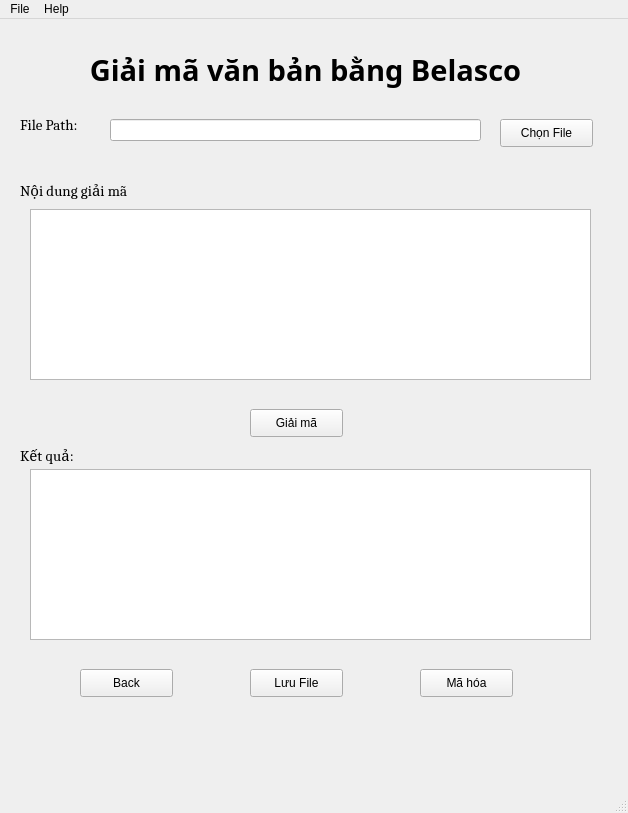
<?xml version="1.0" encoding="UTF-8"?>
<ui version="4.0">
 <class>MainWindow</class>
 <widget class="QMainWindow" name="MainWindow">
  <property name="geometry">
   <rect>
    <x>0</x>
    <y>0</y>
    <width>628</width>
    <height>813</height>
   </rect>
  </property>
  <property name="windowTitle">
   <string>MainWindow</string>
  </property>
  <widget class="QWidget" name="centralwidget">
   <widget class="QPushButton" name="btnMaHoaBelasco">
    <property name="geometry">
     <rect>
      <x>420</x>
      <y>650</y>
      <width>93</width>
      <height>28</height>
     </rect>
    </property>
    <property name="font">
     <font>
      <pointsize>9</pointsize>
     </font>
    </property>
    <property name="text">
     <string>Mã hóa</string>
    </property>
   </widget>
   <widget class="QPushButton" name="btnGiaiMaBelasco">
    <property name="geometry">
     <rect>
      <x>250</x>
      <y>390</y>
      <width>93</width>
      <height>28</height>
     </rect>
    </property>
    <property name="font">
     <font>
      <pointsize>9</pointsize>
     </font>
    </property>
    <property name="text">
     <string>Giải mã</string>
    </property>
   </widget>
   <widget class="QLineEdit" name="EdtPath">
    <property name="geometry">
     <rect>
      <x>110</x>
      <y>100</y>
      <width>371</width>
      <height>22</height>
     </rect>
    </property>
   </widget>
   <widget class="QTextEdit" name="result">
    <property name="geometry">
     <rect>
      <x>30</x>
      <y>450</y>
      <width>561</width>
      <height>171</height>
     </rect>
    </property>
   </widget>
   <widget class="QPushButton" name="btnBack">
    <property name="geometry">
     <rect>
      <x>80</x>
      <y>650</y>
      <width>93</width>
      <height>28</height>
     </rect>
    </property>
    <property name="font">
     <font>
      <pointsize>9</pointsize>
     </font>
    </property>
    <property name="text">
     <string>Back</string>
    </property>
   </widget>
   <widget class="QPushButton" name="btnSave">
    <property name="geometry">
     <rect>
      <x>250</x>
      <y>650</y>
      <width>93</width>
      <height>28</height>
     </rect>
    </property>
    <property name="font">
     <font>
      <pointsize>9</pointsize>
     </font>
    </property>
    <property name="text">
     <string>Lưu File</string>
    </property>
   </widget>
   <widget class="QPushButton" name="btnChonFile">
    <property name="geometry">
     <rect>
      <x>500</x>
      <y>100</y>
      <width>93</width>
      <height>28</height>
     </rect>
    </property>
    <property name="font">
     <font>
      <pointsize>9</pointsize>
     </font>
    </property>
    <property name="text">
     <string>Chọn File</string>
    </property>
   </widget>
   <widget class="QLabel" name="label_3">
    <property name="geometry">
     <rect>
      <x>20</x>
      <y>150</y>
      <width>171</width>
      <height>41</height>
     </rect>
    </property>
    <property name="font">
     <font>
      <family>Cambria</family>
      <pointsize>11</pointsize>
      <weight>50</weight>
      <bold>false</bold>
     </font>
    </property>
    <property name="text">
     <string>Nội dung giải mã</string>
    </property>
   </widget>
   <widget class="QLabel" name="label_4">
    <property name="geometry">
     <rect>
      <x>20</x>
      <y>420</y>
      <width>141</width>
      <height>31</height>
     </rect>
    </property>
    <property name="font">
     <font>
      <family>Cambria</family>
      <pointsize>11</pointsize>
      <weight>50</weight>
      <bold>false</bold>
     </font>
    </property>
    <property name="text">
     <string>Kết quả:</string>
    </property>
   </widget>
   <widget class="QLabel" name="label">
    <property name="geometry">
     <rect>
      <x>30</x>
      <y>0</y>
      <width>551</width>
      <height>101</height>
     </rect>
    </property>
    <property name="font">
     <font>
      <family>Sitka Heading Semibold</family>
      <pointsize>22</pointsize>
      <weight>75</weight>
      <bold>true</bold>
     </font>
    </property>
    <property name="text">
     <string>Giải mã văn bản bằng Belasco</string>
    </property>
    <property name="alignment">
     <set>Qt::AlignCenter</set>
    </property>
   </widget>
   <widget class="QTextEdit" name="input">
    <property name="geometry">
     <rect>
      <x>30</x>
      <y>190</y>
      <width>561</width>
      <height>171</height>
     </rect>
    </property>
   </widget>
   <widget class="QLabel" name="label_2">
    <property name="geometry">
     <rect>
      <x>20</x>
      <y>90</y>
      <width>81</width>
      <height>31</height>
     </rect>
    </property>
    <property name="font">
     <font>
      <family>Cambria</family>
      <pointsize>11</pointsize>
      <weight>50</weight>
      <bold>false</bold>
     </font>
    </property>
    <property name="text">
     <string>File Path:</string>
    </property>
   </widget>
  </widget>
  <widget class="QMenuBar" name="menubar">
   <property name="geometry">
    <rect>
     <x>0</x>
     <y>0</y>
     <width>628</width>
     <height>26</height>
    </rect>
   </property>
   <widget class="QMenu" name="menuFile">
    <property name="title">
     <string>File</string>
    </property>
    <addaction name="actionOpen_File"/>
    <addaction name="actionSave_File"/>
    <addaction name="separator"/>
    <addaction name="actionExit"/>
   </widget>
   <widget class="QMenu" name="menuHelp">
    <property name="title">
     <string>Help</string>
    </property>
   </widget>
   <addaction name="menuFile"/>
   <addaction name="menuHelp"/>
  </widget>
  <widget class="QStatusBar" name="statusbar"/>
  <action name="actionOpen_File">
   <property name="text">
    <string>Open File</string>
   </property>
  </action>
  <action name="actionSave_File">
   <property name="text">
    <string>Save File</string>
   </property>
  </action>
  <action name="actionExit">
   <property name="text">
    <string>Exit</string>
   </property>
  </action>
 </widget>
 <resources/>
 <connections/>
</ui>
